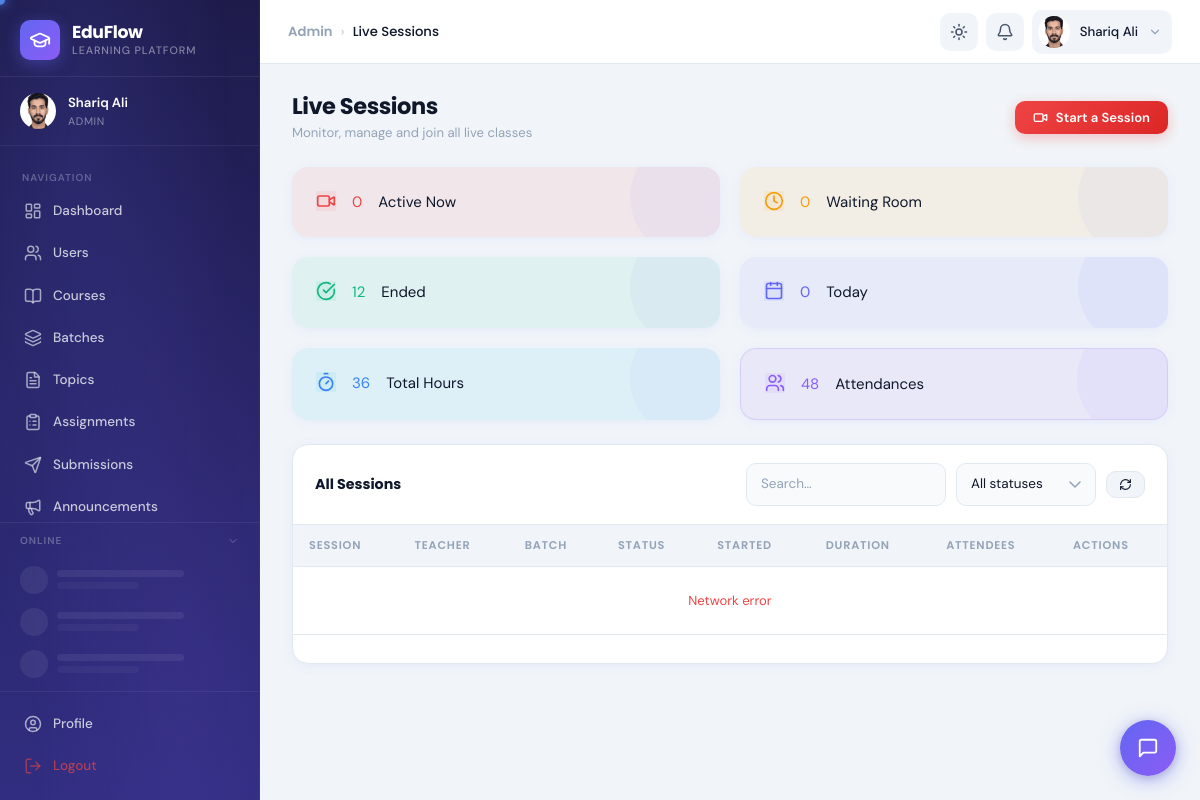
Screenshot of /eduFlow/admin/live.php (signed in) with the database file from the repository.
### tables this page shows
CREATE TABLE `users` (
  `id` int(10) UNSIGNED NOT NULL,
  `full_name` varchar(150) NOT NULL,
  `email` varchar(191) NOT NULL,
  `password` varchar(255) NOT NULL,
  `gender` enum('male','female','other') DEFAULT NULL,
  `profile_picture` varchar(255) DEFAULT NULL,
  `bio` text DEFAULT NULL,
  `phone` varchar(20) DEFAULT NULL,
  `is_verified` tinyint(1) DEFAULT 0,
  `status` enum('active','inactive') DEFAULT 'inactive',
  `is_online` tinyint(1) DEFAULT 0,
  `last_seen` datetime DEFAULT NULL,
  `theme_preference` enum('light','dark','system') DEFAULT 'system',
  `current_role` varchar(50) DEFAULT 'student',
  `bypass_gate` tinyint(1) NOT NULL DEFAULT 0,
  `created_at` timestamp NOT NULL DEFAULT current_timestamp(),
  `updated_at` timestamp NOT NULL DEFAULT current_timestamp() ON UPDATE current_timestamp(),
  `cnic` varchar(15) DEFAULT NULL,
  `user_id_number` varchar(5) DEFAULT NULL
);

### eduFlow/includes/auth_check.php (called while the page is built, shortened)
<?php
require_once __DIR__ . '/../config/db.php';
require_once __DIR__ . '/helpers.php';
$userId   = (int)$_SESSION['user_id'];
$stmt = $conn->prepare("
    SELECT u.*, GROUP_CONCAT(r.name ORDER BY r.id) as all_roles
    FROM users u
    LEFT JOIN user_roles ur ON u.id = ur.user_id
    LEFT JOIN roles r ON ur.role_id = r.id
    WHERE u.id = ?
    GROUP BY u.id
");
$stmt->bind_param('i', $userId);
$stmt->execute();
$currentUser = $stmt->get_result()->fetch_assoc();
$userRole = $currentUser['current_role'];

### eduFlow/admin/live.php (the view, shortened to what this page needs)
<?php
require_once __DIR__ . '/../includes/auth_check.php';
?>
<?php
$breadcrumbs = [['label' => 'Admin', 'url' => BASE_PATH . '/admin/'], ['label' => 'Live Sessions']];
$r = $conn->query("SELECT COUNT(*) AS c FROM live_sessions WHERE status='active'");
$cntActive = (int)$r->fetch_assoc()['c'];
$r = $conn->query("SELECT COUNT(*) AS c FROM live_sessions WHERE status='waiting'");
$cntWaiting = (int)$r->fetch_assoc()['c'];
$r = $conn->query("SELECT COUNT(*) AS c FROM live_sessions WHERE status='ended'");
$cntEnded = (int)$r->fetch_assoc()['c'];
$r = $conn->query("SELECT COUNT(*) AS c FROM live_sessions WHERE DATE(started_at)=CURDATE()");
$cntToday = (int)$r->fetch_assoc()['c'];
$r = $conn->query("SELECT COALESCE(SUM(TIMESTAMPDIFF(MINUTE,started_at,COALESCE(ended_at,NOW()))),0) AS tot FROM live_sessions WHERE status='ended'");
$totalMins = (int)$r->fetch_assoc()['tot'];
$r = $conn->query("SELECT COUNT(*) AS c FROM session_attendees");
$cntAttend = (int)$r->fetch_assoc()['c'];
include __DIR__ . '/../includes/header.php';
?>
<div class="app-layout">
    <?php include __DIR__ . '/../includes/sidebar.php'; ?>
    <div class="main-content">
        <?php include __DIR__ . '/../includes/navbar.php'; ?>
        <main class="page-content">
            <div class="page-header">
                <div>
                    <h1 class="page-title">Live Sessions</h1>
                    <p class="page-subtitle">Monitor, manage and join all live classes</p>
                </div>
                <button class="btn btn-danger" onclick="Modal.open('start-live')">
                    <i data-lucide="video" style="width:15px;height:15px;"></i> Start a Session
                </button>
            </div>
            <div class="stats-grid" style="margin-bottom:24px;">
                <?php $stats = [['video', 'Active Now', $cntActive, 'var(--danger)', 'rgba(239,68,68,0.08)'], ['clock', 'Waiting Room', $cntWaiting, 'var(--warning)', 'rgba(245,158,11,0.08)'], ['check-circle', 'Ended', $cntEnded, 'var(--success)', 'rgba(16,185,129,0.08)'], ['calendar', 'Today', $cntToday, 'var(--primary)', 'rgba(99,102,241,0.08)'], ['timer', 'Total Hours', round($totalMins / 60, 1), 'var(--info)', 'rgba(6,182,212,0.08)'], ['users', 'Attendances', $cntAttend, '#8b5cf6', 'rgba(139,92,246,0.08)']];
                foreach ($stats as [$icon, $lbl, $val, $color, $bg]): ?>
                    <div class="stat-card" style="background:<?= $bg ?>;border:1px solid <?= $color ?>33;">
                        <div class="stat-card-icon" style="background:<?= $bg ?>;color:<?= $color ?>;"><i data-lucide="<?= $icon ?>" style="width:20px;height:20px;"></i></div>
                        <div class="stat-card-value" style="color:<?= $color ?>;"><?= $val ?></div>
                        <div class="stat-card-label"><?= $lbl ?></div>
                    </div>
                <?php endforeach; ?>
            </div>
            <div class="card" style="padding:0;overflow:hidden;">
                <div style="display:flex;align-items:center;justify-content:space-between;padding:18px 22px;border-bottom:1px solid var(--border);flex-wrap:wrap;gap:12px;">
                    <div style="font-family:'Poppins',sans-serif;font-weight:700;font-size:.95rem;">All Sessions</div>
                    <div style="display:flex;gap:10px;flex-wrap:wrap;align-items:center;">
                        <input type="text" id="srch" class="form-control" placeholder="Search…" style="width:200px;" oninput="debouncedLoad()">
                        <select id="stFilter" class="form-control" style="width:140px;" onchange="loadSessions(1)">
                            <option value="">All statuses</option>
                        </select>
                        <button class="btn btn-secondary btn-sm" onclick="loadSessions(1);loadLiveNow();" title="Refresh">
                            <i data-lucide="refresh-cw" style="width:13px;height:13px;"></i>
                        </button>
                    </div>
                </div>
                <div style="overflow-x:auto;">
                    <table class="data-table" style="min-width:860px;">
                        <thead>
                            <tr>
                                <th>Session</th>
                                <th>Teacher</th>
                                <th>Batch</th>
                                <th>Status</th>
                                <th>Started</th>
                                <th>Duration</th>
                                <th>Attendees</th>
                                <th>Actions</th>
                            </tr>
                        </thead>
                        <tbody id="sessions-tbody">
                        </tbody>
                    </table>
                </div>
                <div style="display:flex;align-items:center;justify-content:space-between;padding:14px 22px;border-top:1px solid var(--border);flex-wrap:wrap;gap:10px;">
                </div>
            </div>
        </main>
    </div>
</div>
<?php include __DIR__ . '/../includes/footer.php'; ?>

### eduFlow/includes/helpers.php (shortened to what this page needs)
<?php
function userAvatar($user, $size = 40)
{
    $name = htmlspecialchars($user['full_name'] ?? 'U');
    $isOnline = !empty($user['is_online']);
    $colors = ['#6366f1', '#8b5cf6', '#06b6d4', '#10b981', '#f59e0b', '#ef4444', '#ec4899', '#14b8a6'];
    $colorIndex = crc32($name) % count($colors);
    $color = $colors[abs($colorIndex)];
    $parts = explode(' ', trim($user['full_name'] ?? 'U'));
    $initials = strtoupper(substr($parts[0], 0, 1) . (isset($parts[1]) ? substr($parts[1], 0, 1) : ''));
    $onlineDot = $isOnline
        ? '<span class="avatar-online-dot"></span>'
        : '';
    $s  = $size;
    $fs = (int)($size * 0.36);
    if (!empty($user['profile_picture'])) {
        $pic      = $user['profile_picture'];
        $diskPath = $_SERVER['DOCUMENT_ROOT'] . BASE_PATH . '/uploads/profiles/' . $pic;
        $urlPath  = BASE_PATH . '/uploads/profiles/' . htmlspecialchars($pic, ENT_QUOTES);
        if (file_exists($diskPath)) {
            return '<div class="avatar-wrapper" style="width:' . $s . 'px;height:' . $s . 'px;position:relative;flex-shrink:0;">'
                . '<img src="' . $urlPath . '" style="width:' . $s . 'px;height:' . $s . 'px;border-radius:50%;object-fit:cover;" alt="' . $name . '">'
                . $onlineDot
                . '</div>';
        }
    }
    return '<div class="avatar-wrapper" style="width:' . $s . 'px;height:' . $s . 'px;position:relative;flex-shrink:0;">'
        . '<div style="width:' . $s . 'px;height:' . $s . 'px;background:' . $color . ';color:#fff;border-radius:50%;display:flex;align-items:center;justify-content:center;font-weight:700;font-size:' . $fs . 'px;font-family:Poppins,sans-serif;">' . $initials . '</div>'
        . $onlineDot
        . '</div>';
}
function e($str)
{
    return htmlspecialchars($str ?? '', ENT_QUOTES, 'UTF-8');
}

### eduFlow/includes/sidebar.php (shortened to what this page needs)
<?php
$currentPage = basename($_SERVER['PHP_SELF'], '.php');
$currentDir  = basename(dirname($_SERVER['PHP_SELF']));
function isActive($page, $dir = null)
{
  global $currentPage, $currentDir;
  return $currentPage === $page ? 'active' : '';
}
if (isset($conn) && isset($currentUser['id'])) {
  if (in_array($userRole, ['admin', 'teacher'])) {
    if ($userRole === 'admin') {
      $r = $conn->query("SELECT COUNT(*) as cnt FROM submissions WHERE status='submitted'");
    }
    if ($r) $pendingSubmissions = (int)($r->fetch_assoc()['cnt'] ?? 0);
    if ($userRole === 'admin') {
      $r2 = $conn->query("SELECT COUNT(*) AS cnt FROM course_applications WHERE status IN ('pending','test_submitted')");
      if ($r2) $pendingApplications = (int)($r2->fetch_assoc()['cnt'] ?? 0);
    }
  }
}
$navItems  = $navByRole[$userRole]['main'] ?? [];
$avatarHtml = userAvatar($currentUser, 36);
?>
<aside class="sidebar" id="sidebar">
  <div class="sidebar-brand">
    <div class="sidebar-logo">
      <i data-lucide="graduation-cap" style="width:22px;height:22px;color:#fff;"></i>
    </div>
    <div class="sidebar-brand-text">
      <span class="sidebar-brand-name">EduFlow</span>
      <span class="sidebar-brand-sub">Learning Platform</span>
    </div>
  </div>
  <div class="sidebar-user">
    <?= $avatarHtml ?>
    <div class="sidebar-user-info">
      <div class="sidebar-user-name"><?= e($currentUser['full_name']) ?></div>
      <div class="sidebar-user-role"><?= ucfirst(e($userRole)) ?></div>
    </div>
  </div>
  <nav class="sidebar-nav" role="navigation">
    <div class="sidebar-section-label">Navigation</div>
    <?php foreach ($navItems as $item): ?>
      <?php
      $href   = BASE_PATH . "/{$item['dir']}/{$item['page']}.php";
      $active = isActive($item['page'], $item['dir']);
      ?>
      <a href="<?= $href ?>"
        class="nav-item <?= $active ?>"
        data-tooltip="<?= e($item['label']) ?>"
        aria-current="<?= $active ? 'page' : 'false' ?>">
        <i data-lucide="<?= e($item['icon']) ?>" class="nav-item-icon"></i>
        <span><?= e($item['label']) ?></span>
      </a>
    <?php endforeach; ?>
  </nav>
  <div class="sidebar-presence" id="sidebar-presence">
    <div class="sidebar-presence-header" id="presence-toggle" role="button" aria-expanded="true" tabindex="0">
      <span style="font-size:0.67rem;font-weight:600;text-transform:uppercase;letter-spacing:0.1em;color:rgba(255,255,255,0.3);flex:1;">Online</span>
      <i data-lucide="chevron-down" id="presence-chevron" style="width:12px;height:12px;color:rgba(255,255,255,0.3);transition:transform 0.25s;flex-shrink:0;"></i>
    </div>
    <div class="presence-list" id="presence-list">
      <?php for ($i = 0; $i < 3; $i++): ?>
        <div class="presence-skeleton">
          <div class="presence-skel-avatar"></div>
          <div style="flex:1;display:flex;flex-direction:column;gap:5px;">
            <div class="presence-skel-line" style="width:70%;"></div>
            <div class="presence-skel-line" style="width:45%;opacity:0.5;"></div>
          </div>
        </div>
      <?php endfor; ?>
    </div>
  </div>
  <div class="sidebar-footer">
    <a href="<?= BASE_PATH ?>/includes/profile.php" class="nav-item <?= isActive('profile') ?>" data-tooltip="Profile">
      <i data-lucide="user-circle" class="nav-item-icon"></i>
      <span>Profile</span>
    </a>
    <a href="#" class="nav-item" style="color:rgba(239,68,68,0.7);" data-tooltip="Logout"
      onclick="showLogoutConfirm(); return false;">
      <i data-lucide="log-out" class="nav-item-icon"></i>
      <span>Logout</span>
    </a>
  </div>
</aside>

### eduFlow/includes/navbar.php (shortened to what this page needs)
<?php
$breadcrumbs = $breadcrumbs ?? [];
$avatarHtml  = userAvatar($currentUser ?? [], 32);
?>
<nav class="navbar" id="navbar" role="navigation" aria-label="Top navigation">
  <div class="navbar-title">
    <?php if (!empty($breadcrumbs)): ?>
      <div class="navbar-breadcrumb">
        <?php foreach ($breadcrumbs as $i => $crumb): ?>
          <?php if ($i > 0): ?><span class="separator">›</span><?php endif; ?>
          <?php if ($i < count($breadcrumbs) - 1): ?>
            <a href="<?= e($crumb['url'] ?? '#') ?>"><?= e($crumb['label']) ?></a>
          <?php else: ?>
            <span class="current"><?= e($crumb['label']) ?></span>
          <?php endif; ?>
        <?php endforeach; ?>
      </div>
    <?php else: ?>
      <span style="font-size:1rem;"><?= e($pageTitle ?? 'Dashboard') ?></span>
    <?php endif; ?>
  </div>
  <div class="navbar-actions">
    <button class="navbar-btn theme-toggle" id="theme-toggle" aria-label="Toggle dark mode"
      data-tooltip="Toggle theme">
      <div class="theme-toggle-sun">
        <i data-lucide="sun" style="width:18px;height:18px;"></i>
      </div>
    </button>
    <div class="user-menu" style="position:relative;">
      <?php if ($_SESSION['role'] != "student") : ?>
        <button class="navbar-btn" id="notif-btn" aria-label="Notifications"
          data-tooltip="Notifications">
          <i data-lucide="bell" style="width:18px;height:18px;"></i>
        </button>
      <?php endif; ?>
    </div>
    <div class="user-menu">
      <button class="user-menu-trigger" id="user-menu-trigger" aria-label="User menu" aria-expanded="false">
        <?= $avatarHtml ?>
        <span class="user-menu-name"><?= e($currentUser['full_name'] ?? 'User') ?></span>
        <i data-lucide="chevron-down" style="width:14px;height:14px;color:var(--text-muted);"></i>
      </button>
    </div>
  </div>
</nav>

### eduFlow/includes/sidebar.php (style rules this page uses)
.sidebar-presence { margin: 0 0 0 0; border-top: 1px solid rgba(255, 255, 255, 0.07); flex-shrink: 0; }
.sidebar-presence-header { display: flex; align-items: center; gap: 7px; padding: 10px 20px 8px; cursor: pointer; user-select: none; transition: background 0.15s; }
.presence-list { overflow-y: auto; max-height: 220px; scrollbar-width: thin; scrollbar-color: rgba(255, 255, 255, 0.08) transparent; padding: 2px 0 6px; }
.presence-skeleton { display: flex; align-items: center; gap: 9px; padding: 7px 20px; }
.presence-skel-avatar { width: 28px; height: 28px; border-radius: 50%; background: rgba(255, 255, 255, 0.07); flex-shrink: 0; animation: presencePulse 1.4s ease infinite; }
.presence-skel-line { height: 7px; border-radius: 4px; background: rgba(255, 255, 255, 0.07); animation: presencePulse 1.4s ease infinite; }
.sidebar-nav { min-height: 0; }

### rows the page displays
users: profile_picture (placeholder picture), full_name "Shariq Ali", current_role "ADMIN", label "Submissions"

### other values shown
$item['label'] "Dashboard"
$item['label'] "Users"
$item['label'] "Courses"
$item['label'] "Batches"
$item['label'] "Topics"
$item['label'] "Assignments"
$item['label'] "Announcements"
$crumb['label'] "Admin"
$crumb['label'] "Live Sessions"
$val "0"
$lbl "Active Now"
$lbl "Waiting Room"
$val "12"
$lbl "Ended"
$lbl "Today"
